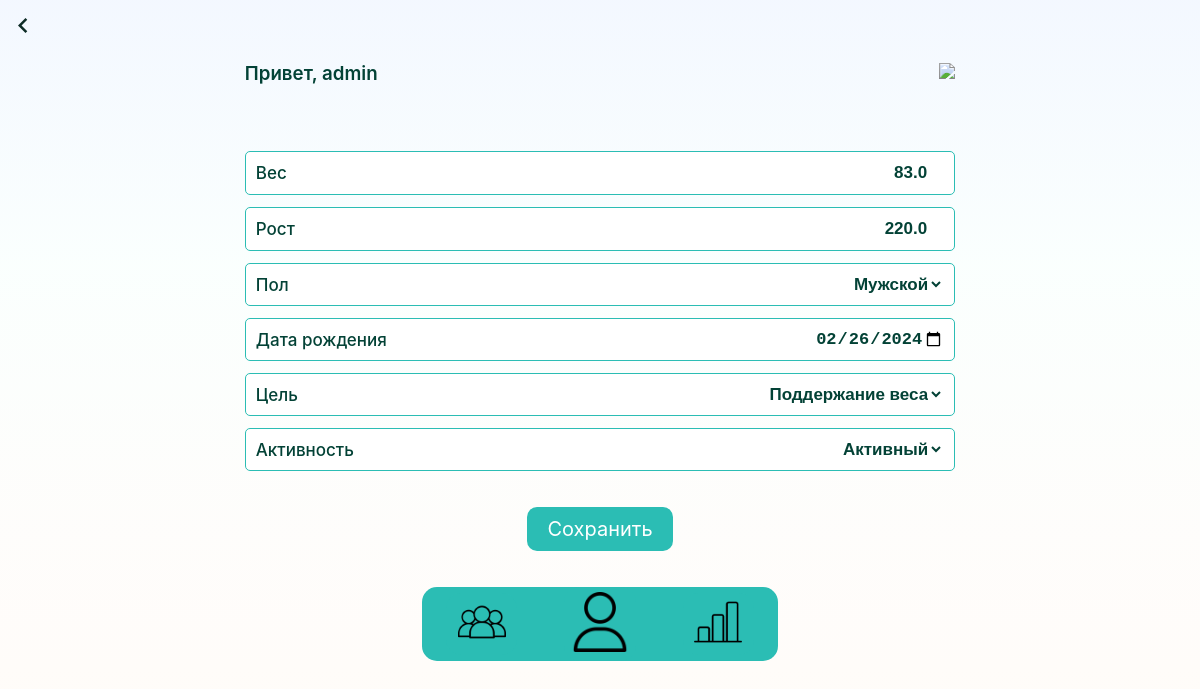
The app's page /edit_person_info/ (signed in) with its own data.
### webflut/models.py (models this page shows, shortened)
class Personal_Inform(models.Model):
    user = models.ForeignKey(User, on_delete=models.CASCADE)  # Add this line
    first_name = models.CharField(max_length=10)
    last_name = models.CharField(max_length=10)
    SEX_CHOICES = [
        ('M', 'Мужской'),
        ('F', 'Женский'),
        ('', ''),
    ]
    sex = models.CharField(max_length=1, choices=SEX_CHOICES, default='')
    date_of_birth = models.DateField(default='1990-01-01')
    weight = models.FloatField(default=0)
    height = models.FloatField(default=0)
    GOAL_CHOICES = [
        ('L', 'Снижение веса'),
        ('M', 'Набор веса'),
        ('F', 'Поддержание веса'),
    ]
    goals = models.CharField(max_length=1, choices=GOAL_CHOICES, default='L')
    ACTIVE_CHOICES = [
        ('L', 'Малоактивный'),
        ('M', 'Активный'),
    ]
    active = models.CharField(max_length=1, choices=ACTIVE_CHOICES, default='L')
    class Meta:
        verbose_name = 'Личная Информация'
        verbose_name_plural = 'Личная Информация'

### webflut/views.py (the view)
# urls.py: path('edit_person_info/', views.edit_person_info, name='edit_person_info'),
def edit_person_info(request):
    personal_info = Personal_Inform.objects.get(user=request.user)
    if request.method == 'POST':
        form = PersonalInformForm(request.POST, instance=personal_info)
        if form.is_valid():
            form.save()
            return redirect('edit_person_info')  # Redirect to the successful registration page
    else:
        form = PersonalInformForm(instance=personal_info)
    return render(request, 'edit_person_info.html', {'form': form, 'personal_info': personal_info})

### webflut/forms.py (shortened to what this page needs)
class PersonalInformForm(forms.ModelForm):
    class Meta:
        model = Personal_Inform
        fields = ['weight', 'height', 'sex', 'date_of_birth', 'goals', 'active', ]
        widgets = {
            'date_of_birth': forms.DateInput(attrs={'type': 'date', 'min': '1924-01-01'})
        }

### webflut/templates/edit_person_info.html (shortened to what this page needs)
{% load static %}
{% load pwa %}
<!DOCTYPE html>
<html lang="en">
<head>
    <link href="{% static 'css/Profile Page/pers_info.css' %}" rel="stylesheet" />
</head>
<body>
<a href="{% url 'calories_and_bjy' %}" class="prev">
    <img src="{% static 'accets/prev-arrow.svg' %}" id="prev-logo" />
</a>
    <header>
    <h3>Привет, {{ request.user.username }}</h3>
    <a href="{% url 'logout' %}">
        <img src="{% static 'accets/logout.svg' %}" id="logoutImg"/>
    </a>
    </header>
    <form method="post" style="margin-top: 10px;">
        {% for field in form %}
        <div class="common-class">
            {% if field.name == 'weight' %}
            <text>Вес</text>
            {% elif field.name == 'height' %}
            <text>Рост</text>
            {% elif field.name == 'sex' %}
            <text>Пол</text>
            {% elif field.name == 'date_of_birth' %}
            <text>Дата рождения</text>
            {% elif field.name == 'goals' %}
            <text>Цель</text>
            {% elif field.name == 'active' %}
            <text>Активность</text>
            {% endif %}
            {{ field }}
        </div>
        {% endfor %}
        <button type="submit" class="general-button ">Сохранить</button>
    </form>
    {% block content %}
    {% include 'footer.html' %}
    {% endblock %}

### webflut/static/css/Profile Page/pers_info.css (style rules this page uses)
html { height: 100%; font-family: "Inter", sans-serif; background: rgb(255, 237, 210); background: linear-gradient(0deg, rgba(255, 237, 210, 0.2) 0%, rgba(255, 241, 231, 0.2) 23%, rgba(232, 255, 249, 0.2) 67%, rgba(197, 219, 255, 0.2) 100%), no-repeat; }
.prev { padding: 10px; border-radius: 10px; transition: background-color 0.3s ease; display: inline-flex; align-items: center; justify-content: center; }
.prev #prev-logo { width: 10px; }
header { display: flex; flex-direction: row; align-items: center; justify-content: space-between; width: 60%; margin: 0vw auto 3vw auto; }
h3 { color: #034236; font-weight: 600; display: inline-block; }
#logoutImg { margin-left: 0.2vw; width: 3vw; }
form { margin: auto; width: 60%; display: flex; flex-direction: column; }
.common-class { margin-top: 1vw; font-size: 17px; border: 1px solid #2bbdb4; padding: 10px 10px; border-radius: 5px; color: #034236; display: flex; white-space: nowrap; flex-direction: row; align-items: center; justify-content: space-between; background-color: white; font-weight: 500; }
.common-class input, .common-class select { border: 0px; font-weight: 700; color: #034236; background-color: white; font-size: 17px; max-width: 50%; text-align: end; }
.common-class option { font-size: 15px; font-weight: 700; }
.general-button { font-family: "Inter", sans-serif; text-decoration: none; margin: 3vw auto 0vw auto; background-color: #2bbdb4; border-radius: 10px; padding: 10px 20px; border: none; font-size: 20px; cursor: pointer; color: white; transition: filter 0.3s ease; }

### records on screen
Personal_Inform: form "83.0" "220.0" "Мужской" "02/26/2024" "Поддержание веса" "Активный"

### other values on screen
{{ request.user.username }} "admin"
